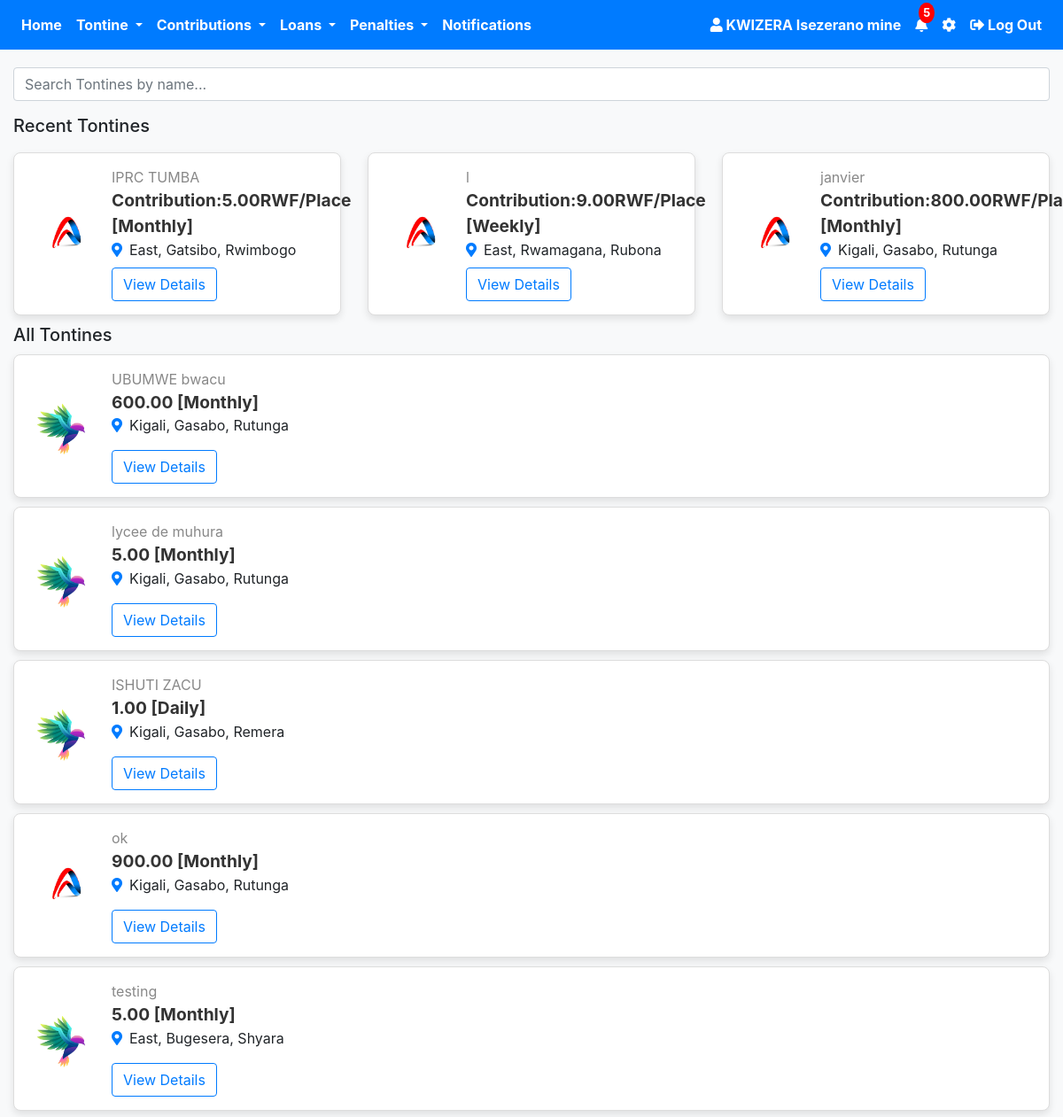
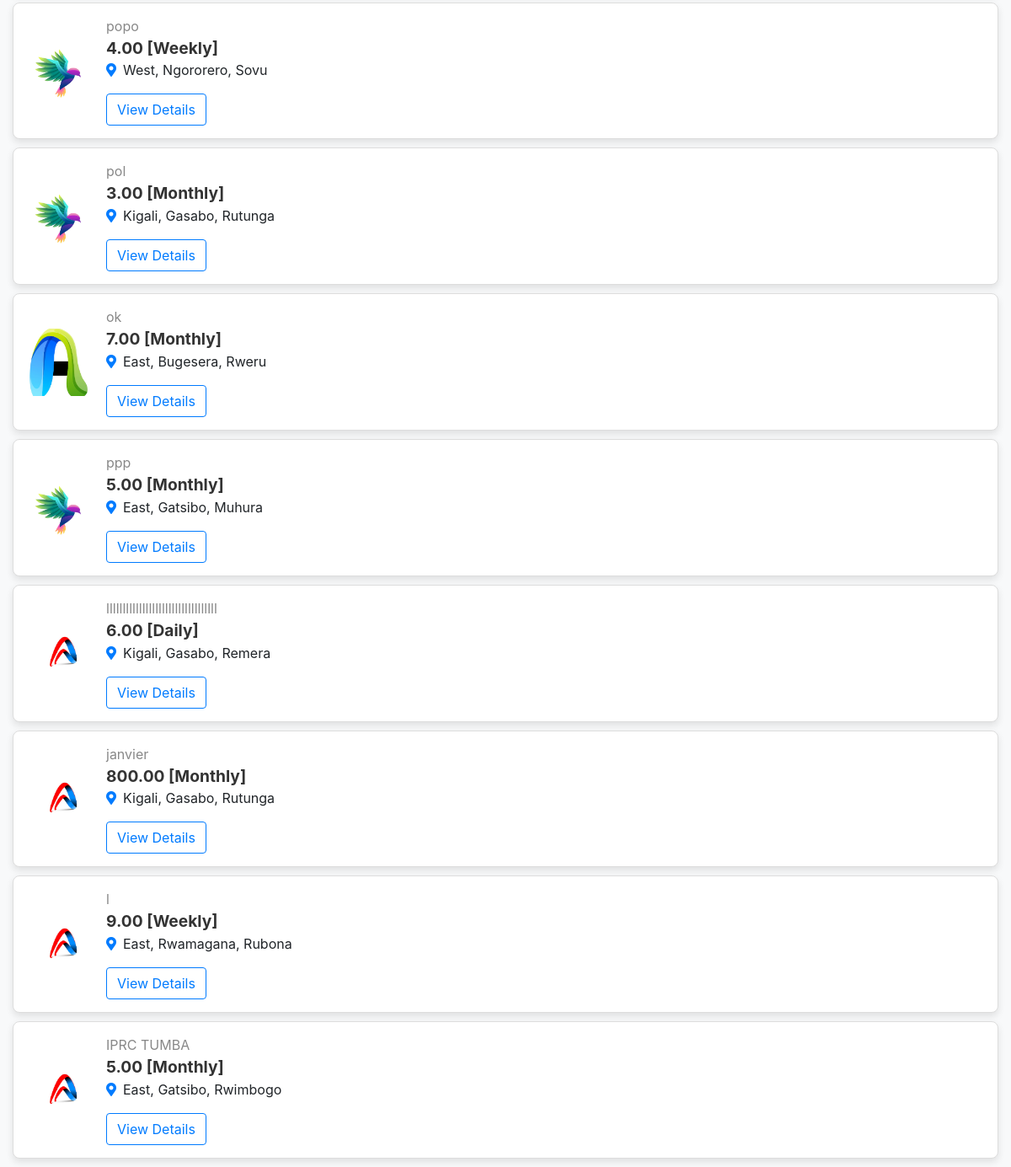
Page /user_profile.php (signed in) on the earlier database version (2 pictures, top to bottom).
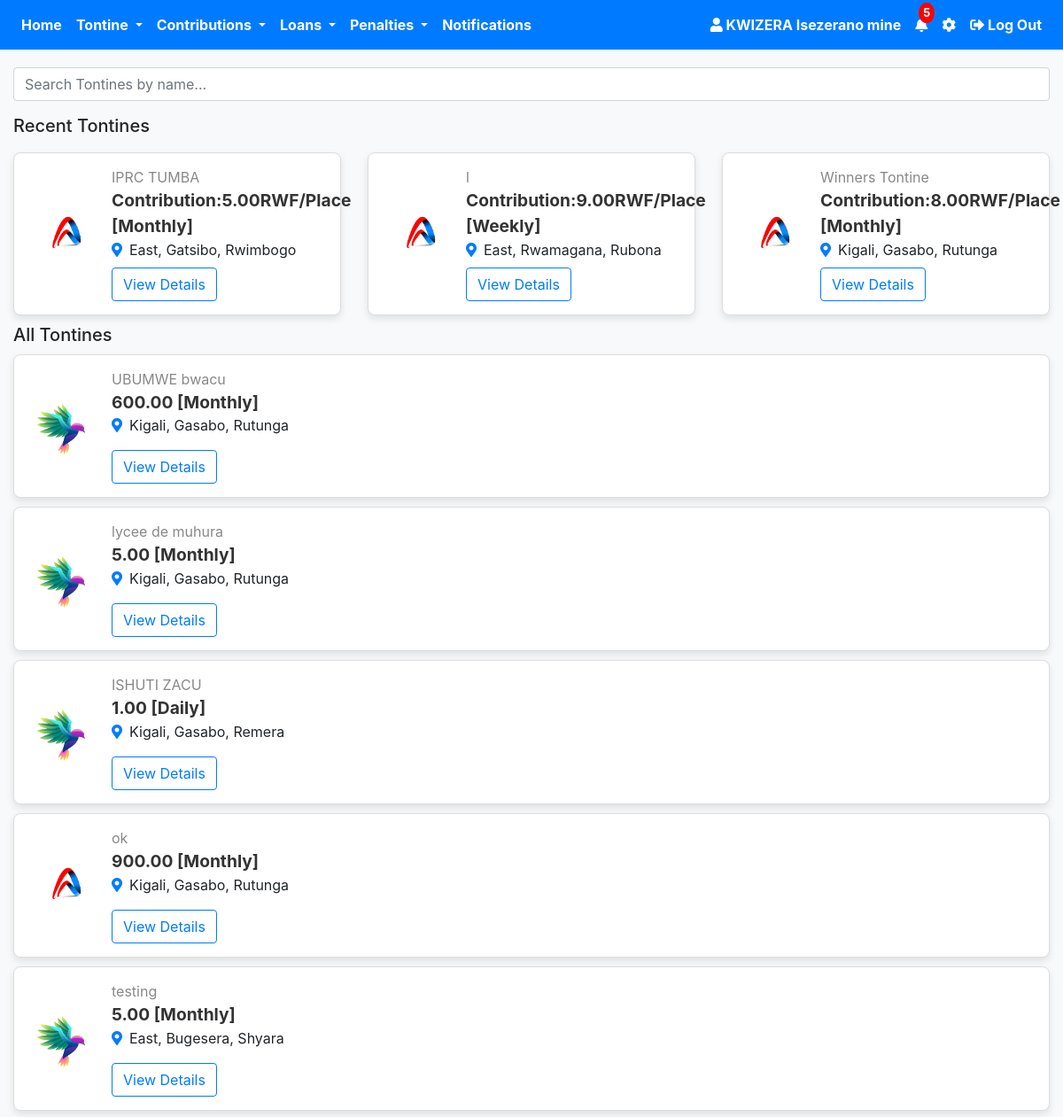
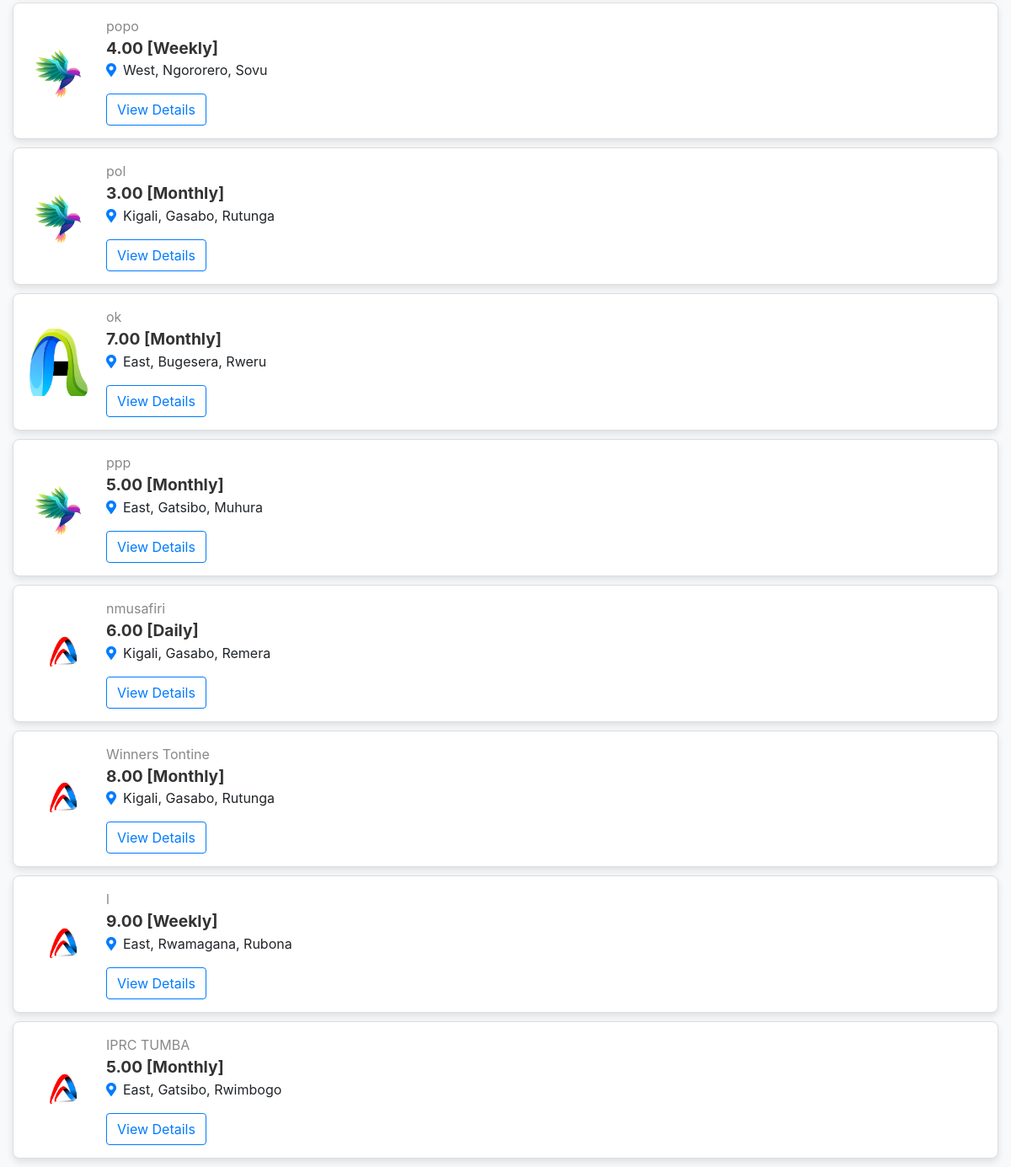
Same page on the later database version (2 pictures, top to bottom).
### tables this page shows
CREATE TABLE `tontine` (
  `id` int(11) NOT NULL,
  `tontine_name` varchar(255) NOT NULL,
  `logo` varchar(255) DEFAULT NULL,
  `join_date` date NOT NULL,
  `province` varchar(100) NOT NULL,
  `district` varchar(100) NOT NULL,
  `sector` varchar(100) NOT NULL,
  `total_contributions` decimal(10,2) NOT NULL,
  `occurrence` enum('Daily','Weekly','Monthly') NOT NULL,
  `time` time DEFAULT NULL,
  `day` enum('Monday','Tuesday','Wednesday','Thursday','Friday','Saturday','Sunday') DEFAULT NULL,
  `date` date DEFAULT NULL,
  `created_at` timestamp NOT NULL DEFAULT current_timestamp(),
  `user_id` int(11) DEFAULT NULL,
  `role` varchar(30) NOT NULL,
  `purpose` varchar(255) NOT NULL,
  `rules` varchar(255) NOT NULL,
  `status` enum('Not Justified','Justification Request sent','Justified','Rejected') DEFAULT 'Not Justified',
  `reason` varchar(255) NOT NULL,
  `interest` decimal(10,2) NOT NULL DEFAULT 0.00,
  `payment_frequency` enum('Monthly','Weekly') NOT NULL,
  `frequent_payment_date` date DEFAULT NULL,
  `frequent_payment_day` enum('Monday','Tuesday','Wednesday','Thursday','Friday','Saturday','Sunday') DEFAULT NULL,
  `late_contribution_penalty` int(50) NOT NULL
);

### user_profile.php (the view, shortened to what the changed rows need)
<?php
require 'config.php';
?>
<!DOCTYPE html>
<html lang="en">
<head>
    <link rel="stylesheet" href="https://stackpath.bootstrapcdn.com/bootstrap/4.5.2/css/bootstrap.min.css">
    <link rel="stylesheet" href="https://cdnjs.cloudflare.com/ajax/libs/font-awesome/5.15.4/css/all.min.css">
</head>
<body>
<div class="container mt-1">
    <div class="row recent-tontines">
    <?php
    $recentQuery = $pdo->query("SELECT * FROM tontine ORDER BY created_at DESC LIMIT 3");
    while ($tontine = $recentQuery->fetch(PDO::FETCH_ASSOC)) {
        $logo = !empty($tontine['logo']) ? $tontine['logo'] : 'default-logo.png';
        $timeInfo = '';
        echo "
        <div class='col-md-4'>
            <div class='job-card'>
                <img src='$logo' alt='Tontine Logo' class='job-logo'>
                <div class='job-info'>
                    <span class='company-name'>{$tontine['tontine_name']}</span>
     <div class='job-title'>Contribution:{$tontine['total_contributions']}RWF/Place [{$tontine['occurrence']}]</div>
                    <div class='timer'>$timeInfo</div>
                    <div class='details'>
                        <i class='fas fa-map-marker-alt icon'></i>{$tontine['province']}, {$tontine['district']}, {$tontine['sector']}
                    </div>
                   <button class='btn btn-outline-primary mt-2' onclick='confirmJoinTontine(" . $tontine['id'] . ")'>View Details</button>
                </div>
            </div>
        </div>
        ";
    }
    ?>
</div>
    <div class="job-listings">
        <?php
        $query = $pdo->query("SELECT * FROM tontine");
        while ($tontine = $query->fetch(PDO::FETCH_ASSOC)) {
            $logo = !empty($tontine['logo']) ? $tontine['logo'] : 'default-logo.png';
            $timeInfo = '';
            echo "
            <div class='job-card'>
                <img src='$logo' alt='Tontine Logo' class='job-logo'>
                <div class='job-info'>
                    <span class='company-name'>{$tontine['tontine_name']}</span>
                    <div class='job-title'>{$tontine['total_contributions']} [{$tontine['occurrence']}]</div>
                    <div class='details'>
                        <i class='fas fa-map-marker-alt icon'></i>{$tontine['province']}, {$tontine['district']}, {$tontine['sector']}
                    </div>
                    <div class='timer mt-2'>
                        $timeInfo
                    </div>
                  <button class='btn btn-outline-primary mt-2' onclick='confirmJoinTontine(" . $tontine['id'] . ")'>View Details</button>
                </div>
            </div>";
        }
        ?>
    </div>
</div>
</body>
</html>

Differences in the rows shown:
changed tontine: tontine_name "janvier" → "Winners Tontine"; total_contributions "800.00" → "8.00"
changed tontine: tontine_name "llllllllllllllllllllllllllllllllll" → "nmusafiri"
